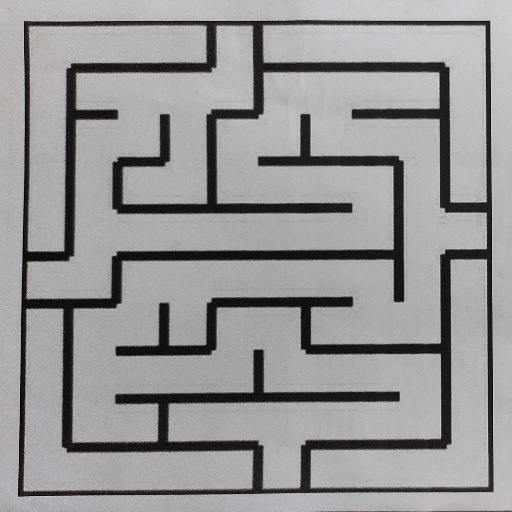
#> input picture test_cases/maze00.jpg, 512 x 512 px
$ python Maze_detector.py
#> lines starting #> are read from the running program, lines starting #| are printed output that depends on the picture; after the words box and inside, x2 and y2 are one past the last pixel; in counts of white or black regions, pixels touching at a corner belong together
#> further down, input_img is the input picture: shape (512, 512, 3); mean B, G, R 150.4, 148.5, 150.7
import numpy as np
import cv2
import csv


#To know which path is explorable from a a given encoded node.
def cell(no):
	s = "{:04b}".format(no)
	left, top, right, bottom = int(s[3]), int(s[2]), int(s[1]), int(s[0])
	return [left, top, right, bottom]

visited = [[0 for _ in range (10)] for _ in range (10)]
final = []

# start --> tuple, end --> tuple, maze --> list of list and path --> list of tuples
def dfs_util(start, end, maze):
    global final
    final = []
    visited[start[0]][start[1]] = 1

    def dfs(node, path, vis):
        if node == end:

            for i in path:
                final.append(i)
            return True

        i, j = node[0], node[1]

        if i < 0 or i > 9 or j  < 0 or j > 9:
            return False


        left, top, right, bottom = cell(maze[i][j])
        # print(left, top, right, bottom)
        if not left:
            if not vis[i][j-1]:

                vis[i][j-1] = 1
                path.append((i, j-1))
                # print(path)
                if not dfs((i, j-1), path, vis):
                    path.pop()


        if not top:
            if not vis[i-1][j]:
                vis[i-1][j] = 1
                path.append((i-1, j))
                # print(path)
                if not dfs((i-1, j),path , vis):
                    path.pop()

        if not right:
            if not vis[i][j+1]:
                vis[i][j+1] = 1
                path.append((i, j+1))

                if not dfs((i, j+1),path , vis):
                    path.pop()


        if not bottom:
            if not vis[i+1][j]:

                vis[i+1][j] = 1
                path.append((i+1, j))

                if not dfs((i+1, j),path , vis):
                    path.pop()

        else:
            return False

    return dfs(start, [start], visited)


def applyPerspectiveTransform(input_img):

    warped_img = None
    img = cv2.cvtColor(input_img , cv2.COLOR_BGR2GRAY)
    blurred = cv2.GaussianBlur(img,(7,7),2)
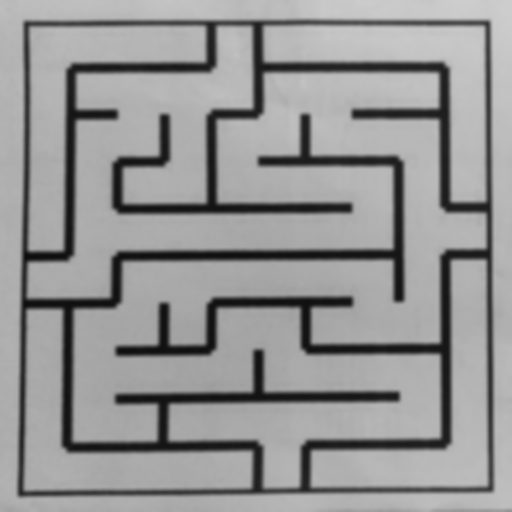
#> blurred: shape (512, 512); min 12, max 206, mean 149.5
    thresh = cv2.adaptiveThreshold(blurred,255,cv2.ADAPTIVE_THRESH_GAUSSIAN_C,cv2.THRESH_BINARY,11,2)
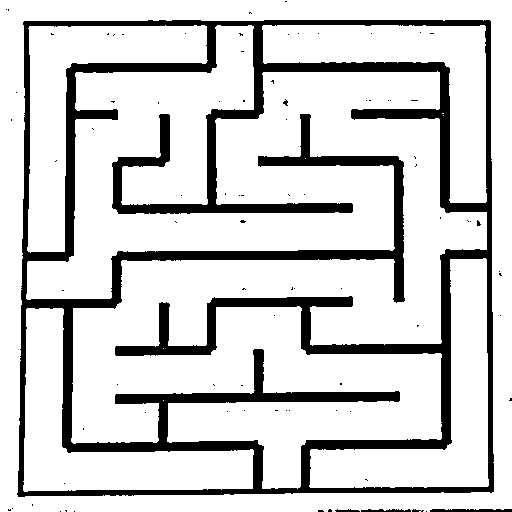
#> thresh: shape (512, 512); 82% white; 87 black regions (82 under 20 px), largest, box (x1, y1, x2, y2) and area: (17, 20, 494, 497) 46439, (430, 509, 512, 512) 227, (361, 509, 411, 512) 113, (335, 509, 360, 512) 51, (412, 509, 424, 512) 22
    thresh = cv2.bitwise_not(thresh)
#> thresh: shape (512, 512); 18% white; 87 white regions (82 under 20 px)
    cnts,_ = cv2.findContours(thresh.copy(),cv2.RETR_EXTERNAL,cv2.CHAIN_APPROX_SIMPLE)
#> cnts = 24 contours, 20 with area under 20; largest, box (x1, y1, x2, y2) and area: (17, 20, 494, 497) 221803, (430, 509, 512, 512) 144, (361, 509, 411, 512) 62, (335, 509, 360, 512) 26
    c = max(cnts,key=cv2.contourArea)
#> c = contour of 144 points, box (x1, y1, x2, y2) (17, 20, 494, 497), area 221803
    approx = cv2.approxPolyDP(c,0.01*cv2.arcLength(c,True),True)
#> approx = [[24, 21], [18, 496], [493, 491], [490, 21]]
    pt1 = []

    pt1.append([approx[0][0][0],approx[0][0][1]])
    pt1.append([approx[3][0][0],approx[3][0][1]])
    pt1.append([approx[1][0][0],approx[1][0][1]])
    pt1.append([approx[2][0][0],approx[2][0][1]])

    pt2 = np.float32([[0,0],[500,0],[0,500],[500,500]])
    matrix = cv2.getPerspectiveTransform(np.float32(pt1),pt2)
#> matrix = [[1.06, 0.0134, -25.78], [-2.52e-17, 1.07, -22.54], [-2.22e-05, 4.05e-05, 1]]
    warped_img = cv2.warpPerspective(input_img,matrix,(500,500))
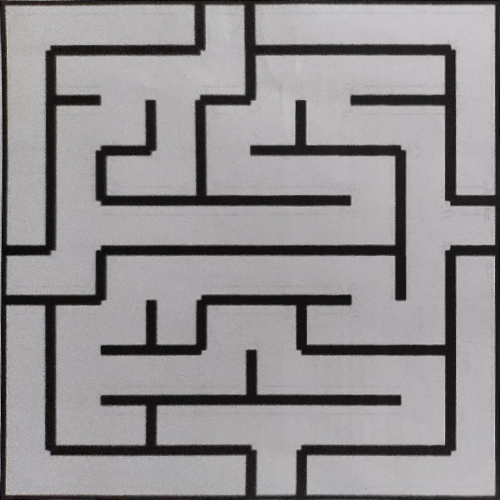
#> warped_img: shape (500, 500, 3); mean B, G, R 144.9, 143, 145.2

    return warped_img


def detectMaze(warped_img):

    maze_array = []

    result = cv2.cvtColor(warped_img,cv2.COLOR_BGR2GRAY)
    _,result =  cv2.threshold(result,120,255,cv2.THRESH_BINARY)
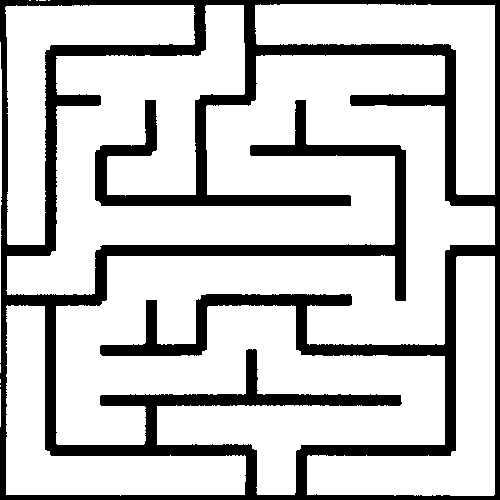
#> result: shape (500, 500); 77.9% white; 1 black region, box (x1, y1, x2, y2) and area: (0, 0, 500, 500) 55295
    result[:][0:3] = 0;
#> result: shape (500, 500); 77.9% white; 1 black region, box (x1, y1, x2, y2) and area: (0, 0, 500, 500) 55308
    result[0:2][:] = 0;
    result[:][496:500] =0;
    result[496:500][:] = 0;
    for r in range(0,10):
        edge = []
        for c in range(0,10):
            if(c==0):
                left = 1
            else:
                left = (not(result[r*50+25][c*50]))*1
            if(r==0):
                up = 2
            else:
                up = (not(result[r*50][c*50+25]))*2
            if(c==9):
                right = 4
            else:
                right = (not(result[r*50+25][c*50+50]))*4
            if(r==9):
                down = 8
            else:
                down = (not(result[r*50+50][c*50+25]))*8
            edge.append(left+up+right+down)
        maze_array.append(edge)
#> after the loop, maze_array = 10 items

    return maze_array


if __name__ == "__main__":

    img_file_path = 'test_cases/maze00.jpg'

    input_img = cv2.imread(img_file_path)

    warped_img = applyPerspectiveTransform(input_img)

    if type(warped_img) is np.ndarray:

        maze_array = detectMaze(warped_img)
#> maze_array = 10 items

        # Mention the starting and ending coordinates of the Maze
        st, en = (0, 4), (9,5)

        if (type(maze_array) is list) and (len(maze_array) == 10):


            print('\nEncoded Maze Array = %s' % (maze_array))
#> (printed output is left out)

            dfs_util(st, en, maze_array)
            print()
            print(f"********* THE PATH FROM {st} --> {en} is ***************************")
            print(final)

            cv2.imshow('warped_img_0',  warped_img)
            cv2.waitKey(0)
            cv2.destroyAllWindows()
